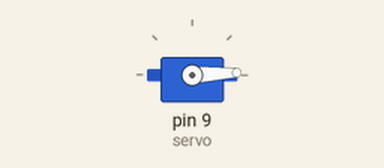
A sketch run on a simulated Arduino Uno, built with avr-gcc and run on an emulated ATmega328P. Shown: servo.

Above: at 0.05 s.
At 0.9 s:
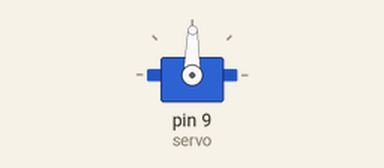
At 1.75 s:
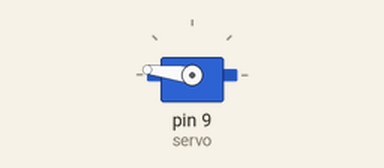
At 3.45 s:
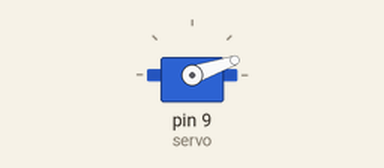
Timing chart, 0 to 8.4 s (numbered marks = the images above):
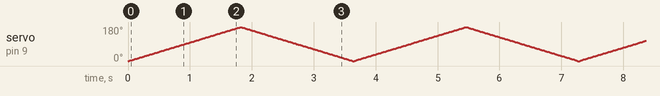

The sketch:

simple-servo.ino
```cpp
#include <Servo.h>
/**
 * super simple servo sketch
 * turns this way that way
 */
Servo servo;
void setup() {
  servo.attach(9);
}

void loop() {
  for (int i = 0; i < 180; i++) {
    servo.write(i);
    delay(10);
  }

  for (int j = 180; j >= 0; j--) {
    servo.write(j);
    delay(10);
  }
}
```
